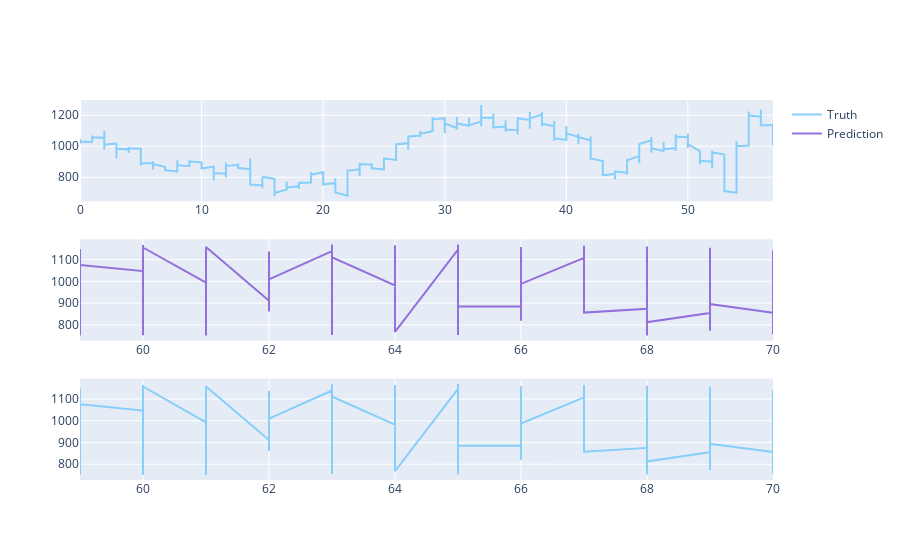

Here is the notebook cell this chart was saved with:
### Code cell
fig = make_subplots(rows=3, cols=1)
fig.add_trace(go.Scatter(x=temp.index // 15, y=df.Close,
                         name='Truth',
                         marker_color='LightSkyBlue'), row=1, col=1)


fig.add_trace(go.Scatter(x=(len(temp) // 15 + (temp.index // 15)),
                         y=y_pred,
                         name='Prediction',
                         marker_color='MediumPurple'), row=2, col=1)

fig.add_trace(go.Scatter(x=(len(temp) // 15 + (temp.index // 15)),
                         y=y_test,
                         name='Truth',
                         marker_color='LightSkyBlue',
                         showlegend=False), row=3, col=1)



fig.show()

### Figure 1 — Plotly figure (JSON) as saved in the notebook; plotly's stock layout.template omitted (floating-point values rounded to 4 significant figures; data arrays with more than 128 entries replaced by an {"elided": "..."} marker saying what was removed)
{"data": [{"marker": {"color": "LightSkyBlue"}, "name": "Truth", "type": "scatter", "x": {"elided": "898 int values"}, "xaxis": "x", "y": {"elided": "864 float values"}, "yaxis": "y"}, {"marker": {"color": "MediumPurple"}, "name": "Prediction", "type": "scatter", "x": {"elided": "898 int values"}, "xaxis": "x2", "y": {"elided": "173 float values"}, "yaxis": "y2"}, {"marker": {"color": "LightSkyBlue"}, "name": "Truth", "showlegend": false, "type": "scatter", "x": {"elided": "898 int values"}, "xaxis": "x3", "y": {"elided": "173 float values"}, "yaxis": "y3"}], "layout": {"xaxis": {"anchor": "y", "domain": [0, 1]}, "xaxis2": {"anchor": "y2", "domain": [0, 1]}, "xaxis3": {"anchor": "y3", "domain": [0, 1]}, "yaxis": {"anchor": "x", "domain": [0.7333, 1]}, "yaxis2": {"anchor": "x2", "domain": [0.3667, 0.6333]}, "yaxis3": {"anchor": "x3", "domain": [0, 0.2667]}}}
